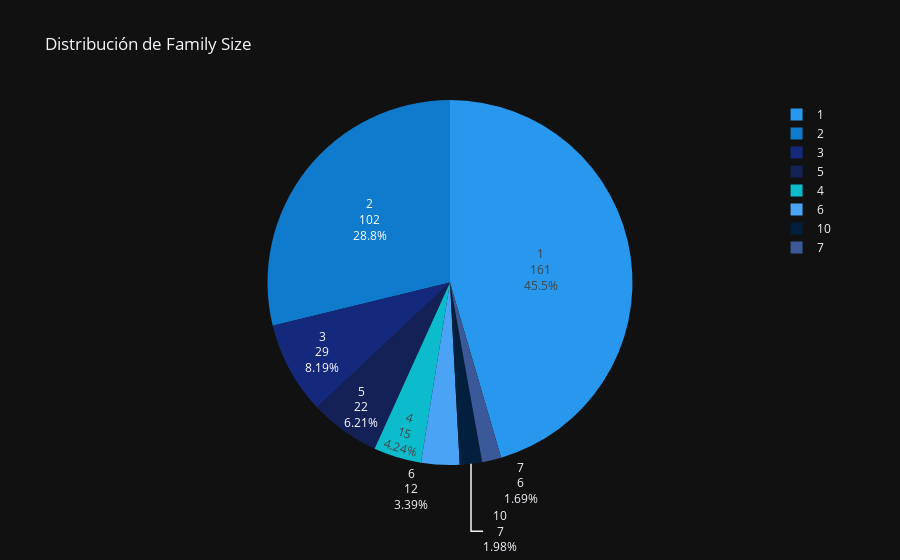

Here is the notebook cell this chart was saved with:
### Code cell
datos_family = {
    'Family Size': ['1', '2', '3', '4', '5', '6', '7', '10'],
    'Cantidad': [
        sum(1 for _ in df['FamilySize'] if _ == 1),
        sum(1 for _ in df['FamilySize'] if _ == 2),
        sum(1 for _ in df['FamilySize'] if _ == 3),
        sum(1 for _ in df['FamilySize'] if _ == 4),
        sum(1 for _ in df['FamilySize'] if _ == 5),
        sum(1 for _ in df['FamilySize'] if _ == 6),
        sum(1 for _ in df['FamilySize'] if _ == 7),
        sum(1 for _ in df['FamilySize'] if _ == 10)
    ]
}

fig = px.pie(
    datos_family,
    values='Cantidad',
    names='Family Size',
    title='Distribución de Family Size',
    color='Family Size',  # Especificar el hue basado en 'FamilySize'
    color_discrete_map={
        '1': '#2898ee',
        '2': '#107acc',
        '3': '#15297c',
        '4': '#0cbccc',
        '5': '#142157', 
        '6': '#4aa3f5',
        '7': '#3b5998', 
        '10': '#021f3d'
    }
)

# Personalizar diseño y tamaño de letras
fig.update_layout(
    template='plotly_dark',
    font=dict(size=12),  # Tamaño general de fuente
)

fig.update_traces(textinfo='label+percent+value') 
fig.show()
fig.write_html('Graphics/pie_Family.html')

### Figure 1 — Plotly figure (JSON) as saved in the notebook; plotly's stock layout.template omitted (floating-point values rounded to 4 significant figures)
{"data": [{"customdata": [["1"], ["2"], ["3"], ["4"], ["5"], ["6"], ["7"], ["10"]], "domain": {"x": [0, 1], "y": [0, 1]}, "hovertemplate": "Family Size=%{customdata[0]}<br>Cantidad=%{value}<extra></extra>", "labels": ["1", "2", "3", "4", "5", "6", "7", "10"], "legendgroup": "", "marker": {"colors": ["#2898ee", "#107acc", "#15297c", "#0cbccc", "#142157", "#4aa3f5", "#3b5998", "#021f3d"]}, "name": "", "showlegend": true, "textinfo": "label+percent+value", "type": "pie", "values": [161, 102, 29, 15, 22, 12, 6, 7]}], "layout": {"font": {"size": 12}, "legend": {"tracegroupgap": 0}, "title": {"text": "Distribución de Family Size"}}}
